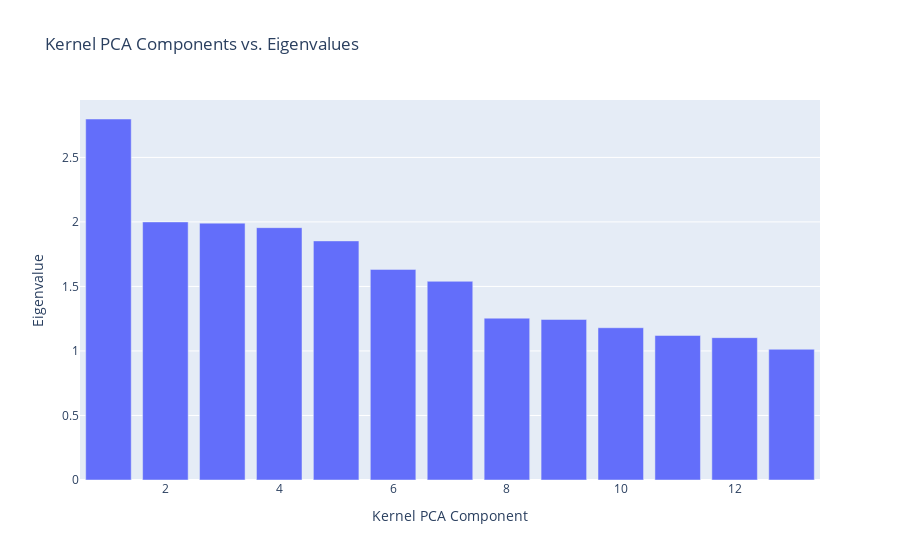

The notebook cell this image was saved under:
### Code cell
# Applying Kernel PCA with RBF kernel
kpca = KernelPCA(kernel="rbf", gamma=15, n_components=int(pca.n_components_ * 1.5))
features_kpca = kpca.fit_transform(features_scaled)


eigenvalues = kpca.eigenvalues_
eigenvalues_df = pd.DataFrame({'Component': np.arange(1, len(eigenvalues) + 1), 'Eigenvalue': eigenvalues})


fig_eigenvalues = px.bar(eigenvalues_df, x='Component', y='Eigenvalue',
                             title='Kernel PCA Components vs. Eigenvalues',
                             labels={'Component': 'Kernel PCA Component', 'Eigenvalue': 'Eigenvalue'})
fig_eigenvalues.show()

### Figure 1 — Plotly figure (JSON) as saved in the notebook; plotly's stock layout.template omitted (floating-point values rounded to 4 significant figures)
{"data": [{"alignmentgroup": "True", "hovertemplate": "Kernel PCA Component=%{x}<br>Eigenvalue=%{y}<extra></extra>", "legendgroup": "", "marker": {"color": "#636efa", "pattern": {"shape": ""}}, "name": "", "offsetgroup": "", "orientation": "v", "showlegend": false, "textposition": "auto", "type": "bar", "x": [1, 2, 3, 4, 5, 6, 7, 8, 9, 10, 11, 12, 13], "xaxis": "x", "y": [2.798, 2.0, 1.991, 1.956, 1.853, 1.632, 1.54, 1.254, 1.244, 1.18, 1.12, 1.103, 1.013], "yaxis": "y"}], "layout": {"barmode": "relative", "legend": {"tracegroupgap": 0}, "title": {"text": "Kernel PCA Components vs. Eigenvalues"}, "xaxis": {"anchor": "y", "domain": [0, 1], "title": {"text": "Kernel PCA Component"}}, "yaxis": {"anchor": "x", "domain": [0, 1], "title": {"text": "Eigenvalue"}}}}
